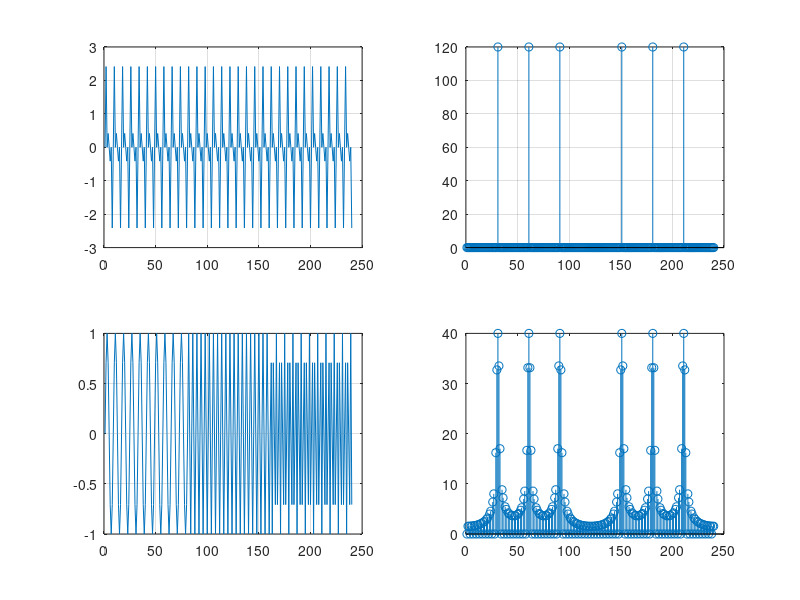

Write the MATLAB code that produced this figure.
clear, clc, close all;
fs = 80;
ts = 0:1/fs:3-1/fs;
f1 = 10;
f2 = 20;
f3 = 30;

x = sin(2*pi*f1*ts) +sin(2*pi*f2*ts)+sin(2*pi*f3*ts);
subplot(2,2,1)
plot(x), grid on

subplot(2,2,2)
stem(abs(fft(x))), grid on

ts1 = 0 :1/fs:1-1/fs;
ts2 = 1 : 1/fs : 2-1/fs;
ts3 = 2 : 1/fs : 3-1/fs;

l1 = length(ts1);
l2 = length(ts2);
l3 = length(ts3);
x1(1:l1) = sin(2*pi*f1*ts1);
x1(l1 +1:l1+l2) = sin(2*pi*f2*ts2);

x1(l1+ l2 +1 :l1+l2+l3) = sin(2*pi*f3*ts3);

subplot(2,2,3);
plot(x1), grid on
subplot(2,2,4)
stem(abs(fft(x1)))

